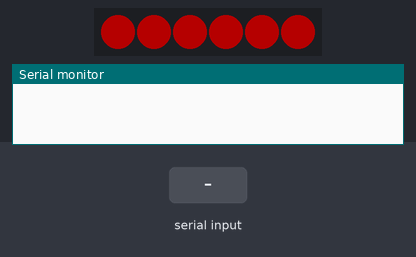
A sketch run on a simulated Arduino Uno, built with avr-gcc and run on an emulated ATmega328P. Shown: 6 RGB LEDs in strip order, left to right, the last lines printed to the serial monitor. Inputs (shaded band) come from the test bench. Dim RGB values are drawn brighter than linear.

Above: at 1.2 s.
1.3 s: "D90\n" received over the second serial link
At 2.6 s:
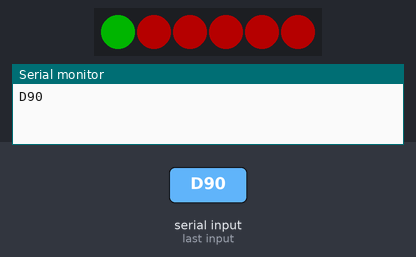
4.3 s: "connected\n" received over Serial
At 5.6 s:
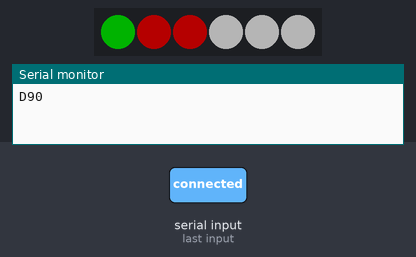
7.3 s: "D,45\n" received over the second serial link
9.4 s: "P90\n" received over the second serial link
At 10.8 s:
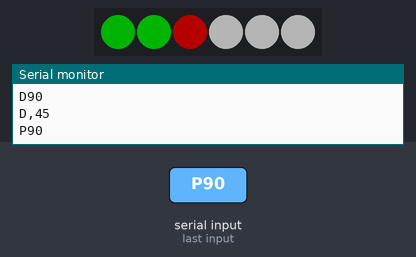
11.5 s: "P,45\n" received over the second serial link
Timing chart, 0 to 14.5 s (numbered marks = the images above; inputs shaded):
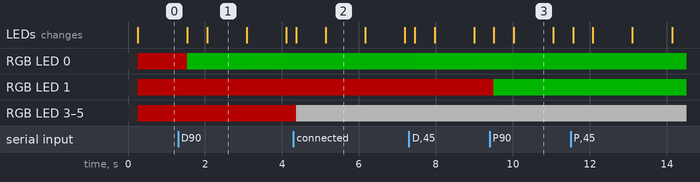

The sketch:

instrument_receiver.ino
```cpp
#include <SoftwareSerial.h>
#include <FastLED.h>
#define PIN       2
#define NUM_LEDS  6

SoftwareSerial HC12(10, 11); // HC-12 TX Pin, HC-12 RX Pin
CRGB leds[NUM_LEDS];

byte read_byte;
String read_buffer = "";
String read_from_node = "";
int pinged[3] = {0, 0, 0};

unsigned long led_clock;

void setup() {
  Serial.begin(9600);
  HC12.begin(9600);

  FastLED.addLeds<WS2812, PIN, GRB>(leds, NUM_LEDS).setRgbw(RgbwDefault());
  FastLED.setBrightness(64);
  led_clock = millis();

  leds[3] = CRGB(255, 0,0);
  leds[4] = CRGB(255, 0,0);
  leds[5] = CRGB(255, 0,0);
}

void loop() {
  checkSerialInput();
  if (millis() - led_clock > 256) {
    updateLEDs();
    led_clock = millis();
  }
  //
  //delay(10);
}

void checkSerialInput() {
  while (HC12.available()) {
    read_byte = HC12.read();
    //Serial.write(read_byte);
    if (read_byte == '\n') {
      if (read_buffer[0] == 'G') {
        int idx = read_buffer[1] - 48;
        pinged[idx] = 255;
        //Serial.println((String) "Pinged by " + read_buffer[1]);
      }
      else {
        Serial.println(read_buffer);
        if (read_buffer[0] == 'D') {
          pinged[0] = 255;
        }
        else if (read_buffer[0] == 'P') {
          pinged[1] = 255;
        }
      }
      read_buffer = "";
    }
    else {
      read_buffer += (char) read_byte;
    }
  }

  while (Serial.available()) {
    char c = (char)Serial.read();
    read_from_node += c;
    if (read_from_node == "connected") {
      leds[3] = CRGB(255, 255, 255);
      leds[4] = CRGB(255, 255, 255);
      leds[5] = CRGB(255, 255, 255);
      read_from_node = "";
    }
  }
}

void updateLEDs() {
  for (int i = 0; i < 3; i++) {
    if (pinged[i] > 0) {
      pinged[i]--;
      pinged[i] = max(0, pinged[i]);
      leds[i] = CRGB(0, pinged[i], 0);

    }
    if (pinged[i] == 0) {
      leds[i] = CRGB(255, 0, 0);
    }
  }
  FastLED.show();
}
```

Measured:
- after the input at 1.3 s, RGB LED 0: RGB(64, 0, 0) → RGB(0, 64, 0) after 0.24 s, → RGB(0, 63, 0) 0.51 s later, → RGB(0, 62, 0) 1.0 s later, → RGB(0, 61, 0) 1.0 s later; the LEDs: first change after 0.24 s (image 1 shows a later state)
- after the input at 4.3 s, the LEDs: first change after 0.07 s (image 2 shows a later state)
